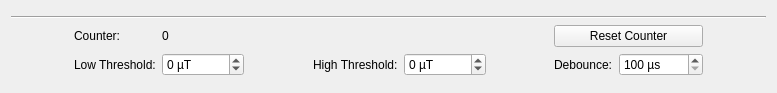
<?xml version="1.0" encoding="UTF-8"?>
<ui version="4.0">
 <class>HallEffectV2</class>
 <widget class="QWidget" name="HallEffectV2">
  <property name="geometry">
   <rect>
    <x>0</x>
    <y>0</y>
    <width>777</width>
    <height>93</height>
   </rect>
  </property>
  <property name="windowTitle">
   <string>Form</string>
  </property>
  <layout class="QVBoxLayout" name="verticalLayout_6">
   <item>
    <layout class="QVBoxLayout" name="main_vert_layout">
     <item>
      <widget class="Line" name="line">
       <property name="orientation">
        <enum>Qt::Horizontal</enum>
       </property>
      </widget>
     </item>
     <item>
      <layout class="QGridLayout" name="gridLayout">
       <item row="4" column="7">
        <widget class="QLabel" name="label_5">
         <property name="text">
          <string>Debounce:</string>
         </property>
        </widget>
       </item>
       <item row="4" column="3">
        <spacer name="horizontalSpacer">
         <property name="orientation">
          <enum>Qt::Horizontal</enum>
         </property>
         <property name="sizeHint" stdset="0">
          <size>
           <width>40</width>
           <height>20</height>
          </size>
         </property>
        </spacer>
       </item>
       <item row="4" column="9">
        <spacer name="horizontalSpacer_4">
         <property name="orientation">
          <enum>Qt::Horizontal</enum>
         </property>
         <property name="sizeHint" stdset="0">
          <size>
           <width>40</width>
           <height>20</height>
          </size>
         </property>
        </spacer>
       </item>
       <item row="4" column="6">
        <spacer name="horizontalSpacer_2">
         <property name="orientation">
          <enum>Qt::Horizontal</enum>
         </property>
         <property name="sizeHint" stdset="0">
          <size>
           <width>40</width>
           <height>20</height>
          </size>
         </property>
        </spacer>
       </item>
       <item row="1" column="2">
        <widget class="QLabel" name="label_count">
         <property name="text">
          <string>0</string>
         </property>
        </widget>
       </item>
       <item row="1" column="7" colspan="2">
        <widget class="QPushButton" name="button_reset">
         <property name="text">
          <string>Reset Counter</string>
         </property>
        </widget>
       </item>
       <item row="4" column="0">
        <spacer name="horizontalSpacer_3">
         <property name="orientation">
          <enum>Qt::Horizontal</enum>
         </property>
         <property name="sizeHint" stdset="0">
          <size>
           <width>40</width>
           <height>20</height>
          </size>
         </property>
        </spacer>
       </item>
       <item row="4" column="8">
        <widget class="QSpinBox" name="spinbox_debounce">
         <property name="suffix">
          <string> µs</string>
         </property>
         <property name="minimum">
          <number>100</number>
         </property>
         <property name="maximum">
          <number>1000000</number>
         </property>
        </widget>
       </item>
       <item row="1" column="1">
        <widget class="QLabel" name="label">
         <property name="text">
          <string>Counter: </string>
         </property>
        </widget>
       </item>
       <item row="4" column="5">
        <widget class="QSpinBox" name="spinbox_high">
         <property name="suffix">
          <string> µT</string>
         </property>
         <property name="prefix">
          <string/>
         </property>
         <property name="minimum">
          <number>-10000</number>
         </property>
         <property name="maximum">
          <number>10000</number>
         </property>
        </widget>
       </item>
       <item row="4" column="2">
        <widget class="QSpinBox" name="spinbox_low">
         <property name="suffix">
          <string> µT</string>
         </property>
         <property name="minimum">
          <number>-10000</number>
         </property>
         <property name="maximum">
          <number>10000</number>
         </property>
        </widget>
       </item>
       <item row="4" column="1">
        <widget class="QLabel" name="label_4">
         <property name="text">
          <string>Low Threshold:</string>
         </property>
        </widget>
       </item>
       <item row="4" column="4">
        <widget class="QLabel" name="label_3">
         <property name="text">
          <string>High Threshold:</string>
         </property>
        </widget>
       </item>
      </layout>
     </item>
    </layout>
   </item>
  </layout>
 </widget>
 <resources/>
 <connections/>
</ui>
